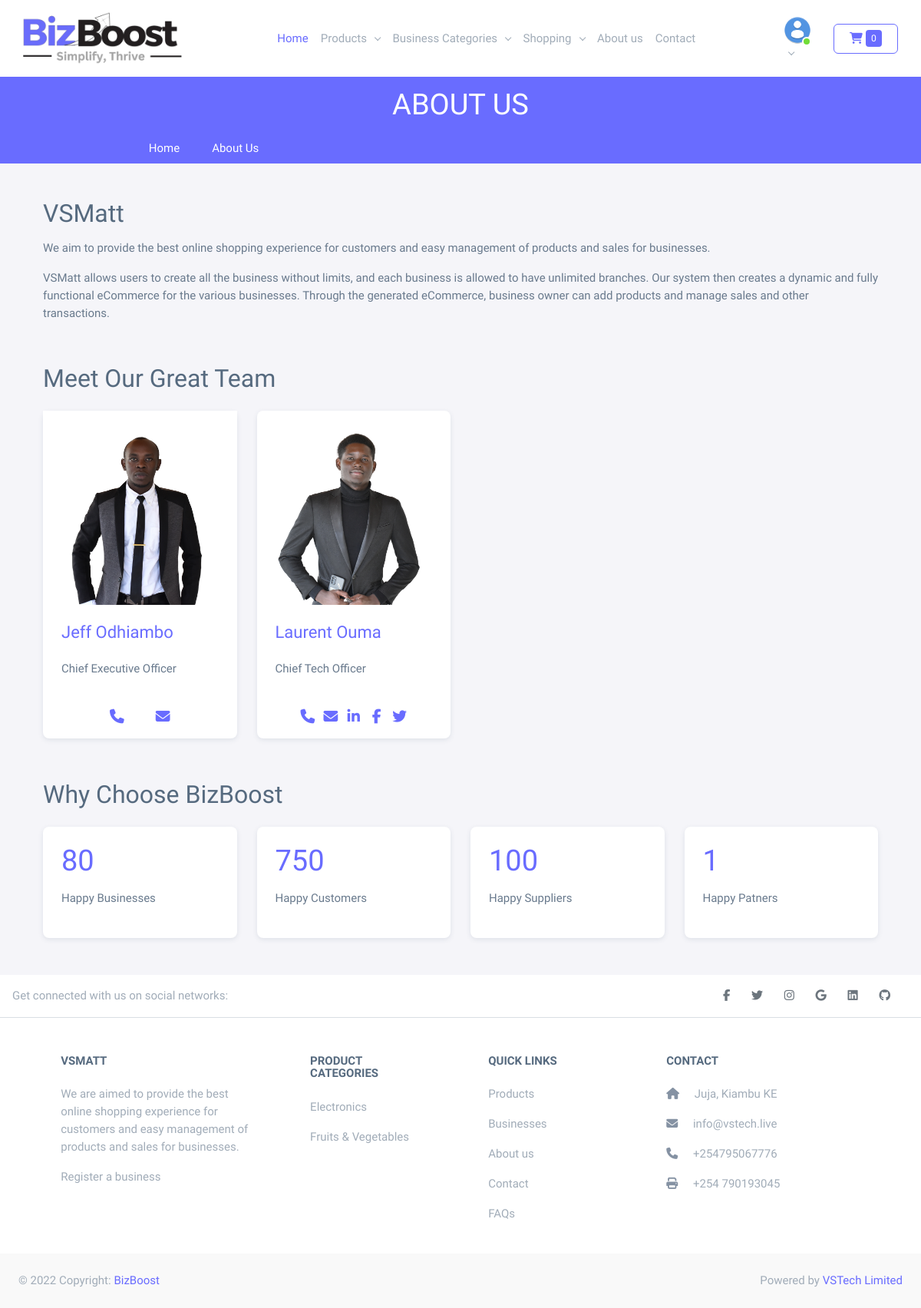
The app's page /about, older data.
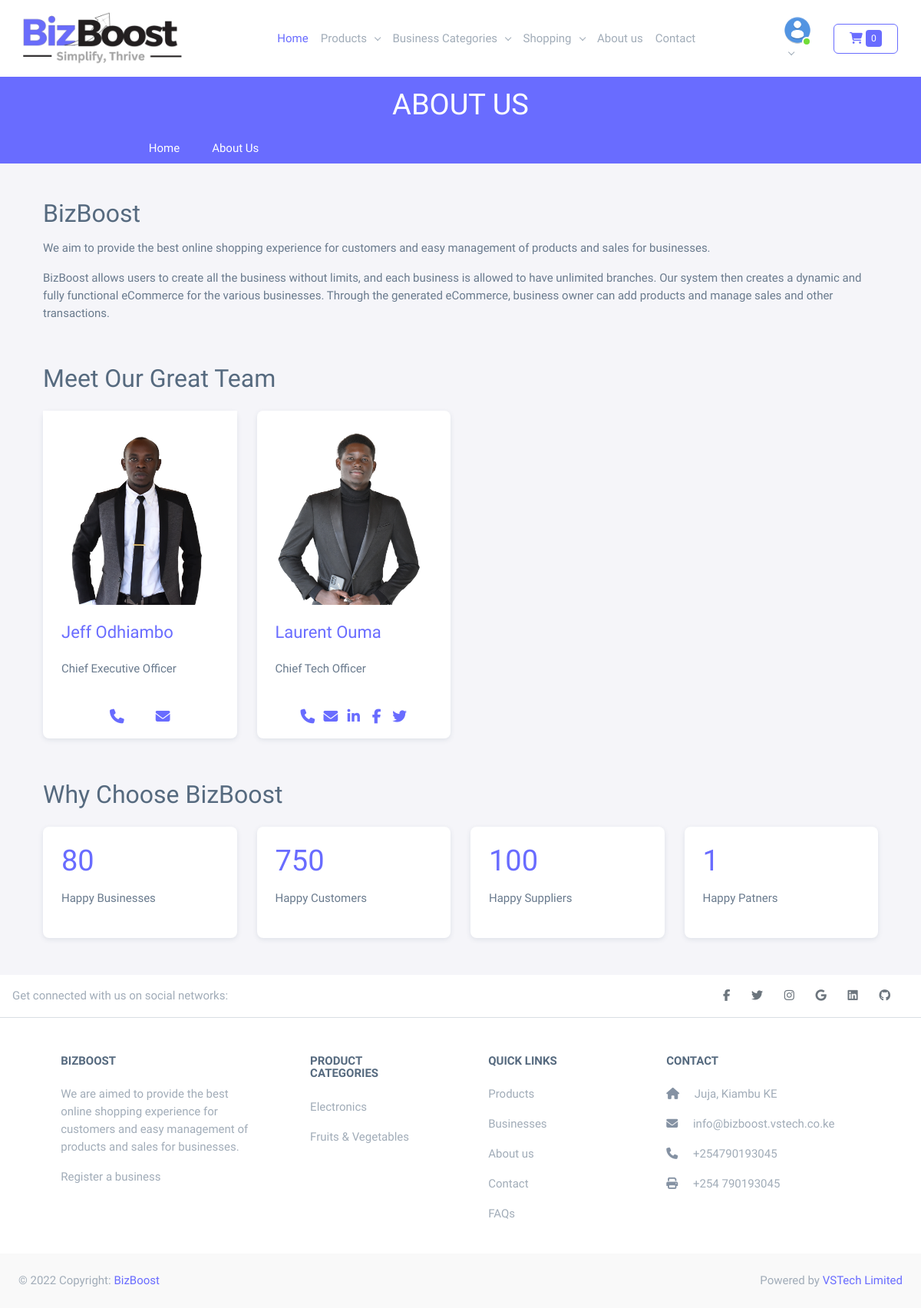
The same page, newer data.
### core/models.py (models this page shows, shortened)
class Vsmatt(models.Model):
    title = models.CharField(max_length=255)
    logo = models.ImageField(upload_to='uploads/vsmatt/logo', blank=True, null=True)
    about_us = models.TextField(blank=True, null=True)
    phone_number = PhoneNumberField(blank=True, null=True)
    twitter = models.URLField(blank=True, null=True)
    facebook = models.URLField(blank=True, null=True)
    linkedin = models.URLField(blank=True, null=True)
    instagram = models.URLField(blank=True, null=True)
    github = models.URLField(blank=True, null=True)
    email = models.EmailField(blank=True, null=True)
    address = models.CharField(blank=True, null=True, max_length=256)
    set_current = models.BooleanField(default=False)
    longitude = models.DecimalField(max_digits=22, decimal_places=16, default=37.0106327842076)
    latitude = models.DecimalField(max_digits=22, decimal_places=16, default=-1.1139084362152138)
    def __str__(self):
        return self.title

### core/views.py (the view)
# urls.py: path('about', views.about, name='about'),
def about(request):
    title = 'About Us'
    team = Team.objects.all()
    context = {
        'title': title,
        'team': team
    }
    return render(request, 'about.html', context)

### business/context_processor.py (called while the page is built)
def business_categories(request):
    return {'business_categories': BusinessCategory.objects.all()}

### business/models.py (called while the page is built)
    def __str__(self):
        return self.title

    def get_absolute_url(self):
        return reverse('business:category', args=[self.slug])

### cart/cart.py (called while the page is built)
    def __len__(self):
        return sum(item['quantity'] for item in self.cart.values())

### cart/context_processor.py (called while the page is built)
def cart(request):
    return {'cart': Cart(request)}

### core/context_processor.py (called while the page is built)
def vsmatt(request):
    return {'vsmatt': Vsmatt.objects.filter(set_current=True).first()}

### core/models.py (called while the page is built)
    def __str__(self):
        return self.user.username

### products/context_processor.py (called while the page is built)
def product_categories(request):
    return {"product_categories": ProductCategory.objects.all()}

### products/models.py (called while the page is built)
    def __str__(self):
        return self.title

    def get_absolute_url(self):
        return reverse(
            'products:category',
            args=[
                self.slug
            ])

### templates/about.html (shortened to what this page needs)
{% extends 'base.html' %}
{% load static %}
{% block content %}
{% if vsmatt %}
<div class="container my-5">
    <h2>{{vsmatt.title}}</h2>
    <p><span>
            {{vsmatt.about_us | linebreaks }}
        </span></p>
</div>
{% endif %}
{% if team %}
<div class="container my-5">
    <h2 class="py-2">Meet Our Great Team</h2>
    <div class="row">
        {% for member in team %}
        <div class="col-md-5 col-lg-3 col-sm-6">
            <div class="card border-0">
                <img src="{{member.image.url}}" class="img-fluid" alt="{{member}}" title="{{member}}">
                <h4 class="card-header text-primary">{{member.user.get_full_name}}</h4>
                <p class="card-body">
                    {{member.position}} <br>
                <div class="mx-5 my-0 py-0">
                    <span class="d-flex justify-content-evenly">
                        {% if member.user.profile.phone_number %}
                            <a href="tel: {{member.user.profile.phone_number}}"
                                title="{{member.user.profile.phone_number}}"></a>
                        {% endif %}
                        {% if member.user.email %}
                            <a href="mailto: {{member.user.email}}" title="{{member.user.email}}"></a>
                        {% endif %}
                        {% if member.user.profile.linkedin_url %}
                        <a href="{{member.user.profile.linkedin_url}}" title="{{member.user.profile.linkedin}}"></a>
                        {% endif %}
                        {% if member.user.profile.facebook_url %}
                            <a href="{{member.user.profile.facebook_url }}" title="{{member.user.profile.facebook}}"></a>
                        {% endif %}
                        {% if member.user.profile.twitter_url %}
                            <a href="{{member.user.profile.twitter_url }}" title="{{member.user.profile.twitter}}"></a>
                        {% endif %}
                    </span>
                </div>
                </p>
            </div>
        </div>
        {% endfor %}
    </div>
</div>
{% endif %}
<div class="container my-5">
    <h2 class="py-2">Why Choose BizBoost</h2>
    <div class="row">
        <div class="col-md-3">
            <div class="card">
                <div class="card-body">
                    <h1 class="text-primary">80</h1>
                    <p>Happy Businesses</p>
                </div>
            </div>
        </div>
        <div class="col-md-3">
            <div class="card">
                <div class="card-body">
                    <h1 class="text-primary">750</h1>
                    <p>Happy Customers</p>
                </div>
            </div>
        </div>
        <div class="col-md-3">
            <div class="card">
                <div class="card-body">
                    <h1 class="text-primary">100</h1>
                    <p>Happy Suppliers</p>
                </div>
            </div>
        </div>
        <div class="col-md-3">
            <div class="card">
                <div class="card-body">
                    <h1 class="text-primary">1</h1>
                    <p>Happy Patners</p>
                </div>
            </div>
        </div>
    </div>
</div>
{% endblock %}

### templates/partials/footer.html (shortened to what the changed rows need)
<footer class="text-center text-lg-start bg-white text-muted">
    <section class="">
      <div class="container text-center text-md-start mt-5">
        <div class="row mt-3">
          <div class="col-md-3 col-lg-4 col-xl-3 mx-auto mb-4">
            <h6 class="text-uppercase fw-bold mb-4">
              {{ vsmatt | default:"BizBoost" }}
            </h6>
            <p>
              We are aimed to provide the best online shopping experience for customers and easy management of products and sales for businesses.
              <p><a href="{% url 'business:register_business' %}" class="text-reset">Register a business</a></p>
            </p>
          </div>
          <div class="col-md-4 col-lg-3 col-xl-3 mx-auto mb-md-0 mb-4">
            <h6 class="text-uppercase fw-bold mb-4">Contact</h6>
            <p><i class="fas fa-home me-3 text-secondary"></i> {{vsmatt.address | default:"Juja KE 52106-00100"}} </p>
            <p>
              <i class="fas fa-envelope me-3 text-secondary"></i>
              {{vsmatt.email | default:"info@bizboost.vstech.co.ke"}}
            </p>
            <p><i class="fas fa-phone me-3 text-secondary"></i> {{ vsmatt.phone_number | default:"+25490193045"}} </p>
            <p><i class="fas fa-print me-3 text-secondary"></i> +254 790193045</p>
          </div>
        </div>
      </div>
    </section>
  </footer>

Row changes from the older to the newer data that the page shows:
changed Vsmatt "Juja, Kiambu KE": title "VSMatt" → "BizBoost"; about_us "…and sales for businesses. VSMatt allows users to create…" → "…and sales for businesses. BizBoost allows users to create…"; title "VSMATT" → "BIZBOOST"; email "info@vstech.live" → "info@bizboost.vstech.co.ke"; phone_number "+254795067776" → "+254790193045"
